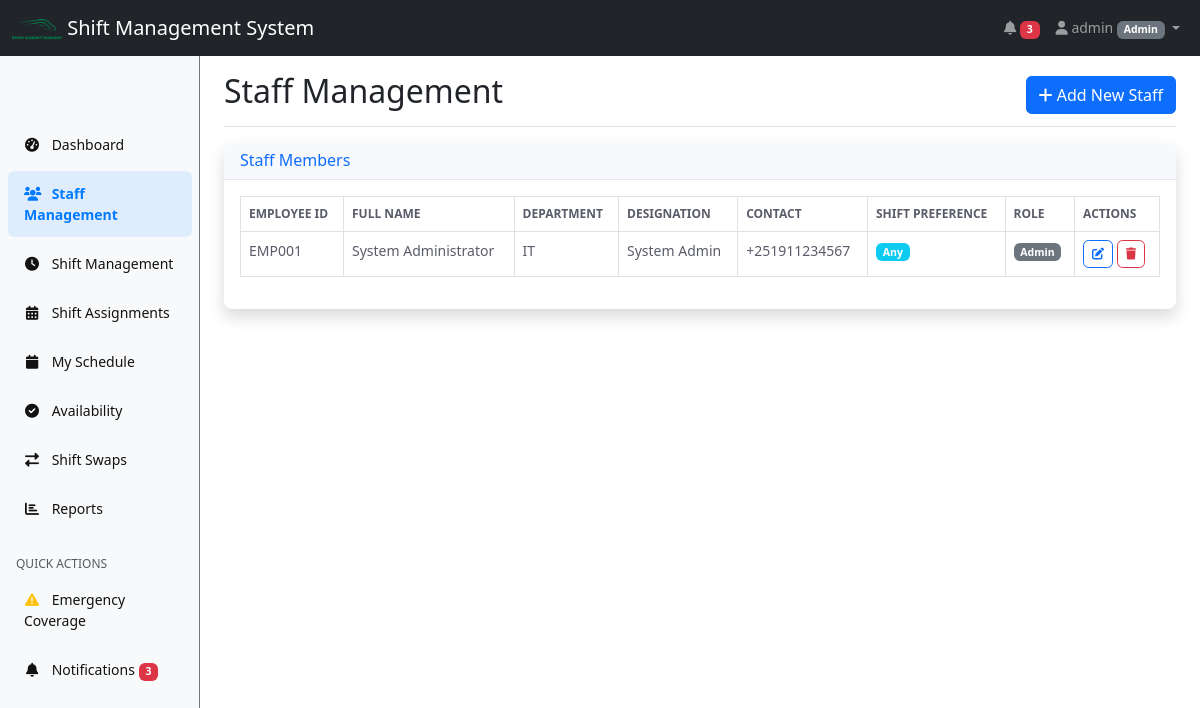
Page /staff.php (signed in) on the committed database.
### tables this page shows
CREATE TABLE staff_profiles (
    id INT AUTO_INCREMENT PRIMARY KEY,
    user_id INT NOT NULL,
    full_name VARCHAR(100) NOT NULL,
    employee_id VARCHAR(20) UNIQUE NOT NULL,
    department VARCHAR(50) NOT NULL,
    designation VARCHAR(50) NOT NULL,
    contact_phone VARCHAR(20),
    shift_preference ENUM('morning', 'evening', 'night', 'any') DEFAULT 'any',
    status ENUM('active', 'inactive') DEFAULT 'active',
    FOREIGN KEY (user_id) REFERENCES users(id) ON DELETE CASCADE
);

CREATE TABLE users (
    id INT AUTO_INCREMENT PRIMARY KEY,
    username VARCHAR(50) UNIQUE NOT NULL,
    email VARCHAR(100) UNIQUE NOT NULL,
    password VARCHAR(255) NOT NULL,
    role ENUM('admin', 'supervisor', 'staff') NOT NULL,
    created_at TIMESTAMP DEFAULT CURRENT_TIMESTAMP,
    updated_at TIMESTAMP DEFAULT CURRENT_TIMESTAMP ON UPDATE CURRENT_TIMESTAMP
);

### classes/Staff.php (called while the page is built, shortened)
<?php
class Staff {
    private $conn;
    private $table_name = "staff_profiles";
    public function __construct($db) {
        $this->conn = $db;
    }
    public function readAll() {
        $query = "SELECT sp.*, u.username, u.email, u.role
                  FROM " . $this->table_name . " sp
                  JOIN users u ON sp.user_id = u.id
                  WHERE sp.status = 'active'
                  ORDER BY sp.full_name";
        $stmt = $this->conn->prepare($query);
        $stmt->execute();
        return $stmt;
    }
}
?>

### config/session.php (called while the page is built, shortened)
<?php
function hasRole($role) {
    return isset($_SESSION['role']) && $_SESSION['role'] === $role;
}
?>

### staff.php (the view, shortened to what this page needs)
<?php
require_once 'config/session.php';
require_once 'classes/Staff.php';
$database = new Database();
$db = $database->getConnection();
$staff = new Staff($db);
$staff_list = $staff->readAll();
?>
<!DOCTYPE html>
<html lang="en">
<head>
    <link href="https://cdn.jsdelivr.net/npm/bootstrap@5.3.0/dist/css/bootstrap.min.css" rel="stylesheet">
    <link href="https://cdnjs.cloudflare.com/ajax/libs/font-awesome/6.0.0/css/all.min.css" rel="stylesheet">
    <link href="assets/css/style.css" rel="stylesheet">
</head>
<body>
    <?php include 'includes/navbar.php'; ?>
    <div class="container-fluid">
        <div class="row">
            <?php include 'includes/sidebar.php'; ?>
            <main class="col-md-9 ms-sm-auto col-lg-10 px-md-4">
                <div class="d-flex justify-content-between flex-wrap flex-md-nowrap align-items-center pt-3 pb-2 mb-3 border-bottom">
                    <h1 class="h2">Staff Management</h1>
                    <div class="btn-toolbar mb-2 mb-md-0">
                        <button type="button" class="btn btn-primary" data-bs-toggle="modal" data-bs-target="#addStaffModal">
                            <i class="fas fa-plus"></i> Add New Staff
                        </button>
                    </div>
                </div>
                <div class="card shadow">
                    <div class="card-header">
                        <h6 class="m-0 font-weight-bold text-primary">Staff Members</h6>
                    </div>
                    <div class="card-body">
                        <div class="table-responsive">
                            <table class="table table-bordered" id="dataTable" width="100%" cellspacing="0">
                                <thead>
                                    <tr>
                                        <th>Employee ID</th>
                                        <th>Full Name</th>
                                        <th>Department</th>
                                        <th>Designation</th>
                                        <th>Contact</th>
                                        <th>Shift Preference</th>
                                        <th>Role</th>
                                        <th>Actions</th>
                                    </tr>
                                </thead>
                                <tbody>
                                    <?php while ($row = $staff_list->fetch(PDO::FETCH_ASSOC)): ?>
                                    <tr>
                                        <td><?php echo htmlspecialchars($row['employee_id']); ?></td>
                                        <td><?php echo htmlspecialchars($row['full_name']); ?></td>
                                        <td><?php echo htmlspecialchars($row['department']); ?></td>
                                        <td><?php echo htmlspecialchars($row['designation']); ?></td>
                                        <td><?php echo htmlspecialchars($row['contact_phone']); ?></td>
                                        <td>
                                            <span class="badge bg-info">
                                                <?php echo ucfirst($row['shift_preference']); ?>
                                            </span>
                                        </td>
                                        <td>
                                            <span class="badge bg-secondary">
                                                <?php echo ucfirst($row['role']); ?>
                                            </span>
                                        </td>
                                        <td>
                                            <button class="btn btn-sm btn-outline-primary" onclick="editStaff(<?php echo $row['id']; ?>)">
                                                <i class="fas fa-edit"></i>
                                            </button>
                                            <?php if (hasRole('admin')): ?>
                                            <button class="btn btn-sm btn-outline-danger" onclick="deleteStaff(<?php echo $row['id']; ?>)">
                                                <i class="fas fa-trash"></i>
                                            </button>
                                            <?php endif; ?>
                                        </td>
                                    </tr>
                                    <?php endwhile; ?>
                                </tbody>
                            </table>
                        </div>
                    </div>
                </div>
            </main>
        </div>
    </div>
</body>
</html>

### assets/css/style.css (style rules this page uses)
body { font-size: 0.875rem; padding-top: 56px; }
.card { border: none; border-radius: 0.5rem; box-shadow: 0 0.15rem 1.75rem 0 rgba(58, 59, 69, 0.15); }
.card-header { background-color: #f8f9fc; border-bottom: 1px solid #e3e6f0; }
.table th { border-top: none; font-weight: 600; text-transform: uppercase; font-size: 0.75rem; color: #5a5c69; }
.table td { font-size: 0.875rem; color: #5a5c69; }
.btn { border-radius: 0.35rem; font-weight: 500; }
.btn-sm { font-size: 0.75rem; padding: 0.25rem 0.5rem; }

### rows in the picture
staff_profiles: employee "EMP001", full_name "System Administrator", department "IT", designation "System Admin", contact_phone "+251911234567", shift_preference "Any", user.role "Admin"

### other values in the picture
$unread_count "3"
$_SESSION['username'] "admin"
$_SESSION['role'] "Admin"
